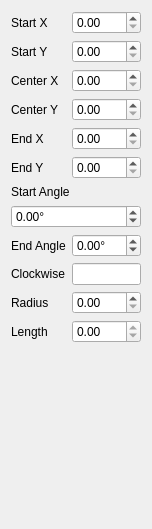
         <widget class="QWidget" name="scrollAreaWidgetContents">
          <property name="geometry">
           <rect>
            <x>0</x>
            <y>0</y>
            <width>152</width>
            <height>529</height>
           </rect>
          </property>
          <layout class="QVBoxLayout" name="verticalLayout_5">
           <item>
            <layout class="QFormLayout" name="formLayout_2">
             <property name="rowWrapPolicy">
              <enum>QFormLayout::RowWrapPolicy::WrapLongRows</enum>
             </property>
             <item row="0" column="0">
              <widget class="QLabel" name="arc_startXLabel">
               <property name="text">
                <string>Start X</string>
               </property>
              </widget>
             </item>
             <item row="0" column="1">
              <widget class="QDoubleSpinBox" name="arc_startX"/>
             </item>
             <item row="1" column="0">
              <widget class="QLabel" name="arc_startYLabel">
               <property name="text">
                <string>Start Y</string>
               </property>
              </widget>
             </item>
             <item row="1" column="1">
              <widget class="QDoubleSpinBox" name="arc_startY"/>
             </item>
             <item row="2" column="0">
              <widget class="QLabel" name="arc_centerXLabel">
               <property name="text">
                <string>Center X</string>
               </property>
              </widget>
             </item>
             <item row="2" column="1">
              <widget class="QDoubleSpinBox" name="arc_centerX"/>
             </item>
             <item row="3" column="0">
              <widget class="QLabel" name="arc_centerYLabel">
               <property name="text">
                <string>Center Y</string>
               </property>
              </widget>
             </item>
             <item row="3" column="1">
              <widget class="QDoubleSpinBox" name="arc_centerY"/>
             </item>
             <item row="4" column="0">
              <widget class="QLabel" name="arc_endXLabel">
               <property name="text">
                <string>End X</string>
               </property>
              </widget>
             </item>
             <item row="4" column="1">
              <widget class="QDoubleSpinBox" name="arc_endX"/>
             </item>
             <item row="5" column="0">
              <widget class="QLabel" name="arc_endYLabel">
               <property name="text">
                <string>End Y</string>
               </property>
              </widget>
             </item>
             <item row="5" column="1">
              <widget class="QDoubleSpinBox" name="arc_endY"/>
             </item>
             <item row="6" column="0">
              <widget class="QLabel" name="arc_startAngleLabel">
               <property name="text">
                <string>Start Angle</string>
               </property>
              </widget>
             </item>
             <item row="6" column="1">
              <widget class="QDoubleSpinBox" name="arc_startAngle">
               <property name="suffix">
                <string>°</string>
               </property>
               <property name="minimum">
                <double>-360.000000000000000</double>
               </property>
               <property name="maximum">
                <double>360.000000000000000</double>
               </property>
              </widget>
             </item>
             <item row="7" column="0">
              <widget class="QLabel" name="arc_endAngleLabel">
               <property name="text">
                <string>End Angle</string>
               </property>
              </widget>
             </item>
             <item row="7" column="1">
              <widget class="QDoubleSpinBox" name="arc_endAngle">
               <property name="suffix">
                <string>°</string>
               </property>
               <property name="minimum">
                <double>-360.000000000000000</double>
               </property>
               <property name="maximum">
                <double>360.000000000000000</double>
               </property>
              </widget>
             </item>
             <item row="8" column="0">
              <widget class="QLabel" name="arc_clockwiseLabel">
               <property name="text">
                <string>Clockwise</string>
               </property>
              </widget>
             </item>
             <item row="8" column="1">
              <widget class="QLineEdit" name="arc_clockwise"/>
             </item>
             <item row="9" column="0">
              <widget class="QLabel" name="arc_radiusLabel">
               <property name="text">
                <string>Radius</string>
               </property>
              </widget>
             </item>
             <item row="9" column="1">
              <widget class="QDoubleSpinBox" name="arc_radius"/>
             </item>
             <item row="10" column="0">
              <widget class="QLabel" name="arc_lengthLabel">
               <property name="text">
                <string>Length</string>
               </property>
              </widget>
             </item>
             <item row="10" column="1">
              <widget class="QDoubleSpinBox" name="arc_length">
               <property name="readOnly">
                <bool>true</bool>
               </property>
              </widget>
             </item>
            </layout>
           </item>
          </layout>
         </widget>
